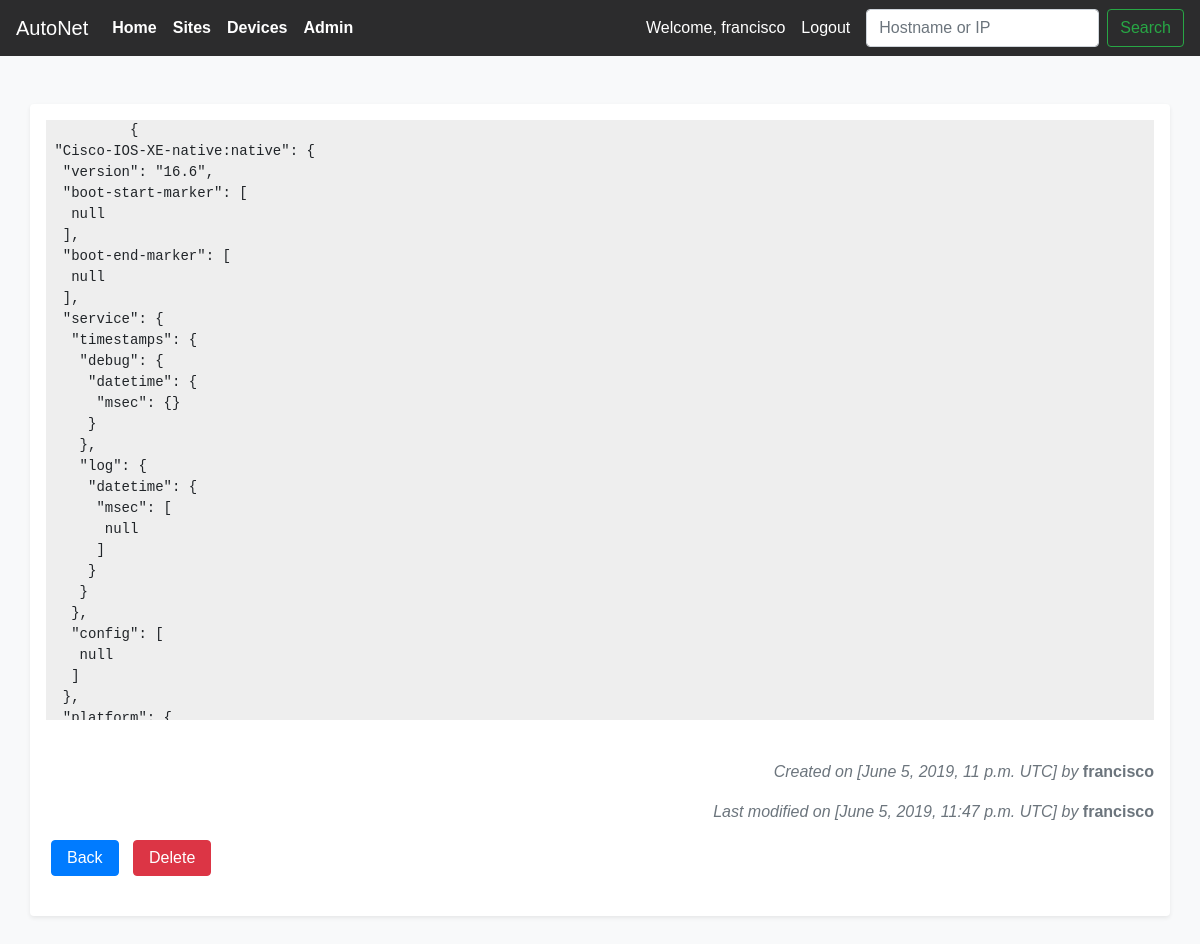
The app's page /devices/config/35 (signed in), older data.
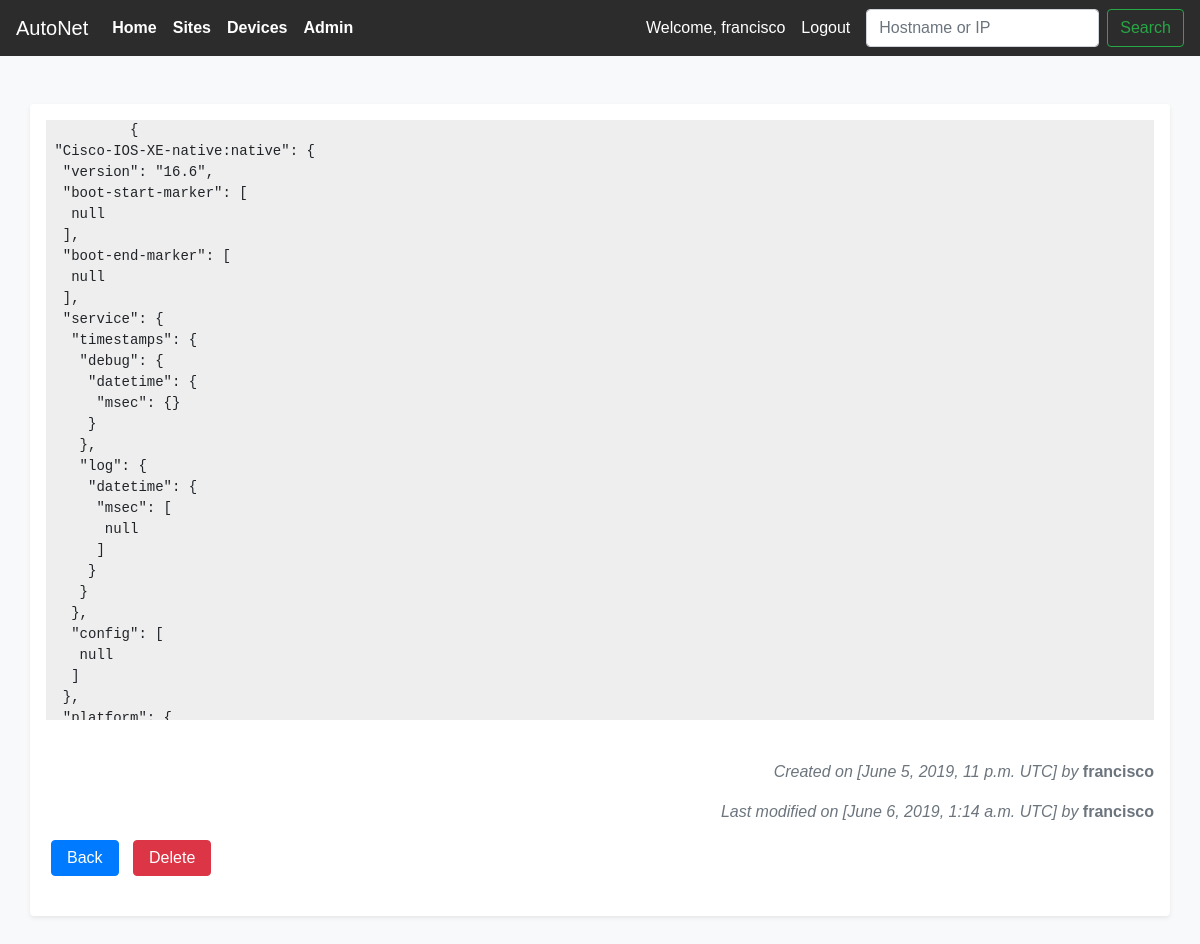
The same page, newer data.
### main_app/models.py (models this page shows, shortened)
class DeviceDetail (models.Model):
    device_config = models.TextField(null=True)
    device_script = models.TextField(null=True)
    created_by = models.ForeignKey(settings.AUTH_USER_MODEL, related_name='createdby',
                                        on_delete=models.PROTECT, null=True)
    modified_by = models.ForeignKey(settings.AUTH_USER_MODEL, related_name='modifiedby',
                                        on_delete=models.PROTECT, null=True)
    config_created = models.DateTimeField(auto_now_add=True)
    last_modify = models.DateTimeField(blank=True, null=True) #null=True
    device_id = models.OneToOneField(Devices, on_delete=models.CASCADE,
                                    related_name = 'config', primary_key=True)

### main_app/views.py (the view)
# urls.py: path('devices/config/<int:pk>', views.DeviceConfigDetailView.as_view(), name='deviceconfig'),
class DeviceConfigDetailView(LoginRequiredMixin, DetailView):
    context_object_name = 'deviceconfig'
    model = models.DeviceDetail
    template_name = 'main_app/deviceconfig_view.html'

### main_app/templates/main_app/deviceconfig_view.html (shortened to what this page needs)
{% extends 'main_app/main_app_base.html' %}
{%block content %}
  <div class="container shadow-sm p-3 mb-5 bg-white rounded">
    <div id="config-container" >
        <pre id="code-lines" class="prettyprint linenums Desert" style="overflow:scroll; height:600px;">
          {{deviceconfig.device_config}}
        </pre>
    </div>
    <br>
    <div >
      <p class="text-right  text-muted"><em>Created on [{{deviceconfig.config_created}} UTC] by </em><strong>{{deviceconfig.created_by.username}}</strong></p>
      {%if deviceconfig.last_modify%}
      <p class="text-right  text-muted"><em>Last modified on [{{deviceconfig.last_modify}} UTC] by </em><strong>{{deviceconfig.modified_by.username}}</strong></p>
      {%endif%}
    </div>
    <div>
      <a href="{% url 'main_app:devicedetail' pk=deviceconfig.pk%}"><button class="btn_class" id="btn-back" type="button">Back</button></a>
      <a href="{% url 'main_app:deleteconfig' pk=deviceconfig.pk%}"><button class="btn_class" id="btn-delete" type="submit">Delete</button></a>
    </div>
    <br>
  </div>
{%endblock content %}

Row changes from the older to the newer data that the page shows:
changed DeviceDetail "francisco": last_modify "June 5, 2019, 11:47 p.m." → "June 6, 2019, 1:14 a.m."
